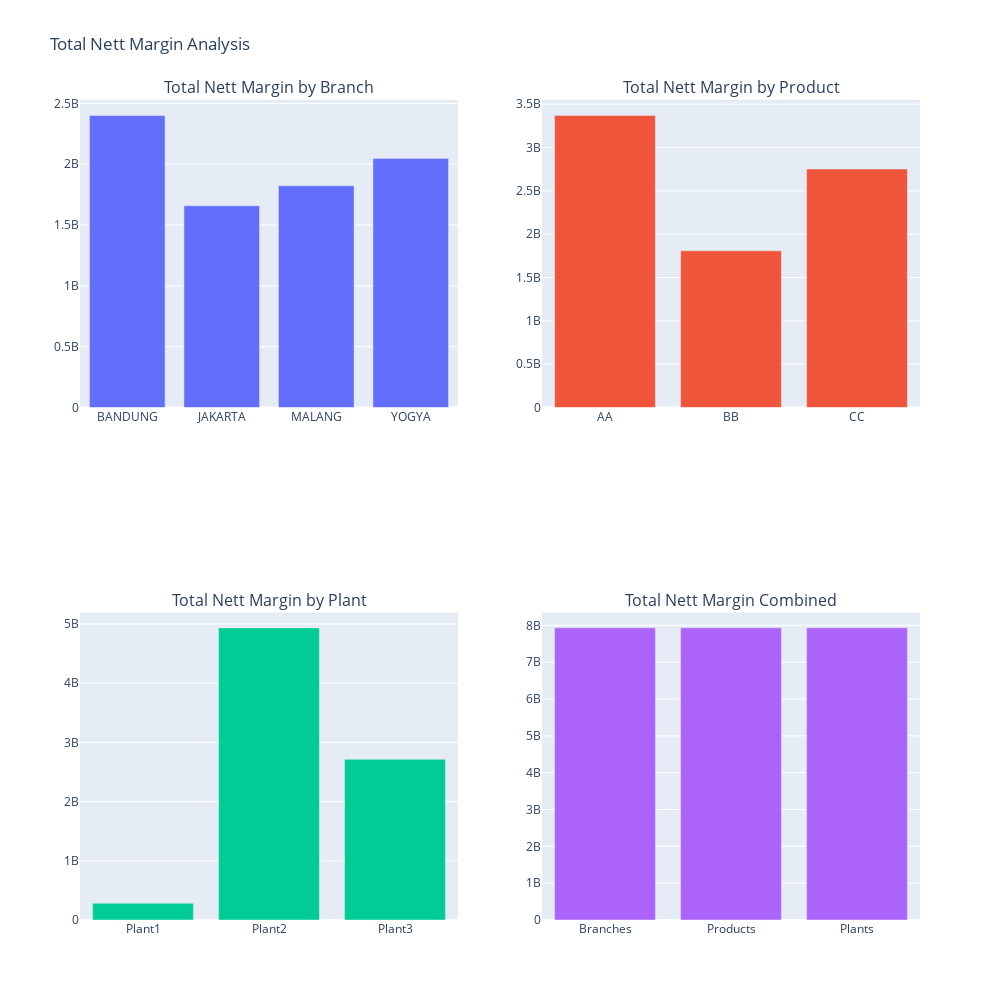

Write notebook code for a chart like this one.
### Code cell
#create combined grand totals DataFrame
combined_grand_totals = pd.DataFrame({
    'Category': ['Branches', 'Products', 'Plants'],
    'Total Nett Margin': [branch_totals['Total Nett Margin'].sum(), product_totals['Total Nett Margin'].sum(), plant_totals['Total Nett Margin'].sum()]
})

#create subplots and bar plots to subplots
fig = make_subplots(rows=2, cols=2, subplot_titles=('Total Nett Margin by Branch', 'Total Nett Margin by Product', 'Total Nett Margin by Plant', 'Total Nett Margin Combined'))
fig.add_trace(go.Bar(x=branch_totals['Branch'], y=branch_totals['Total Nett Margin'], name='Branch'), row=1, col=1)
fig.add_trace(go.Bar(x=product_totals['Product'], y=product_totals['Total Nett Margin'], name='Product'), row=1, col=2)
fig.add_trace(go.Bar(x=plant_totals['Plant'], y=plant_totals['Total Nett Margin'], name='Plant'), row=2, col=1)
fig.add_trace(go.Bar(x=combined_grand_totals['Category'], y=combined_grand_totals['Total Nett Margin'], name='Combined'), row=2, col=2)

#Update layout
fig.update_layout(title_text='Total Nett Margin Analysis', showlegend=False, height=1000, width=1000)
fig.show()

### Figure 1 — Plotly figure (JSON) as saved in the notebook; plotly's stock layout.template omitted (floating-point values rounded to 4 significant figures)
{"data": [{"name": "Branch", "type": "bar", "x": ["BANDUNG", "JAKARTA", "MALANG", "YOGYA"], "xaxis": "x", "y": [2401600000, 1658400000, 1823350000, 2047950000], "yaxis": "y"}, {"name": "Product", "type": "bar", "x": ["AA", "BB", "CC"], "xaxis": "x2", "y": [3371100000, 1808350000, 2751850000], "yaxis": "y2"}, {"name": "Plant", "type": "bar", "x": ["Plant1", "Plant2", "Plant3"], "xaxis": "x3", "y": [282750000, 4934150000, 2714400000], "yaxis": "y3"}, {"name": "Combined", "type": "bar", "x": ["Branches", "Products", "Plants"], "xaxis": "x4", "y": [7931300000, 7931300000, 7931300000], "yaxis": "y4"}], "layout": {"annotations": [{"font": {"size": 16}, "showarrow": false, "text": "Total Nett Margin by Branch", "x": 0.225, "xanchor": "center", "xref": "paper", "y": 1, "yanchor": "bottom", "yref": "paper"}, {"font": {"size": 16}, "showarrow": false, "text": "Total Nett Margin by Product", "x": 0.775, "xanchor": "center", "xref": "paper", "y": 1, "yanchor": "bottom", "yref": "paper"}, {"font": {"size": 16}, "showarrow": false, "text": "Total Nett Margin by Plant", "x": 0.225, "xanchor": "center", "xref": "paper", "y": 0.375, "yanchor": "bottom", "yref": "paper"}, {"font": {"size": 16}, "showarrow": false, "text": "Total Nett Margin Combined", "x": 0.775, "xanchor": "center", "xref": "paper", "y": 0.375, "yanchor": "bottom", "yref": "paper"}], "height": 1000, "showlegend": false, "title": {"text": "Total Nett Margin Analysis"}, "width": 1000, "xaxis": {"anchor": "y", "autorange": true, "domain": [0, 0.45], "range": [-0.5, 3.5], "type": "category"}, "xaxis2": {"anchor": "y2", "autorange": true, "domain": [0.55, 1], "range": [-0.5, 2.5], "type": "category"}, "xaxis3": {"anchor": "y3", "autorange": true, "domain": [0, 0.45], "range": [-0.5, 2.5], "type": "category"}, "xaxis4": {"anchor": "y4", "autorange": true, "domain": [0.55, 1], "range": [-0.5, 2.5], "type": "category"}, "yaxis": {"anchor": "x", "autorange": true, "domain": [0.625, 1], "range": [0, 2528000000], "type": "linear"}, "yaxis2": {"anchor": "x2", "autorange": true, "domain": [0.625, 1], "range": [0, 3549000000.0], "type": "linear"}, "yaxis3": {"anchor": "x3", "autorange": true, "domain": [0, 0.375], "range": [0, 5194000000.0], "type": "linear"}, "yaxis4": {"anchor": "x4", "autorange": true, "domain": [0, 0.375], "range": [0, 8349000000.0], "type": "linear"}}}
